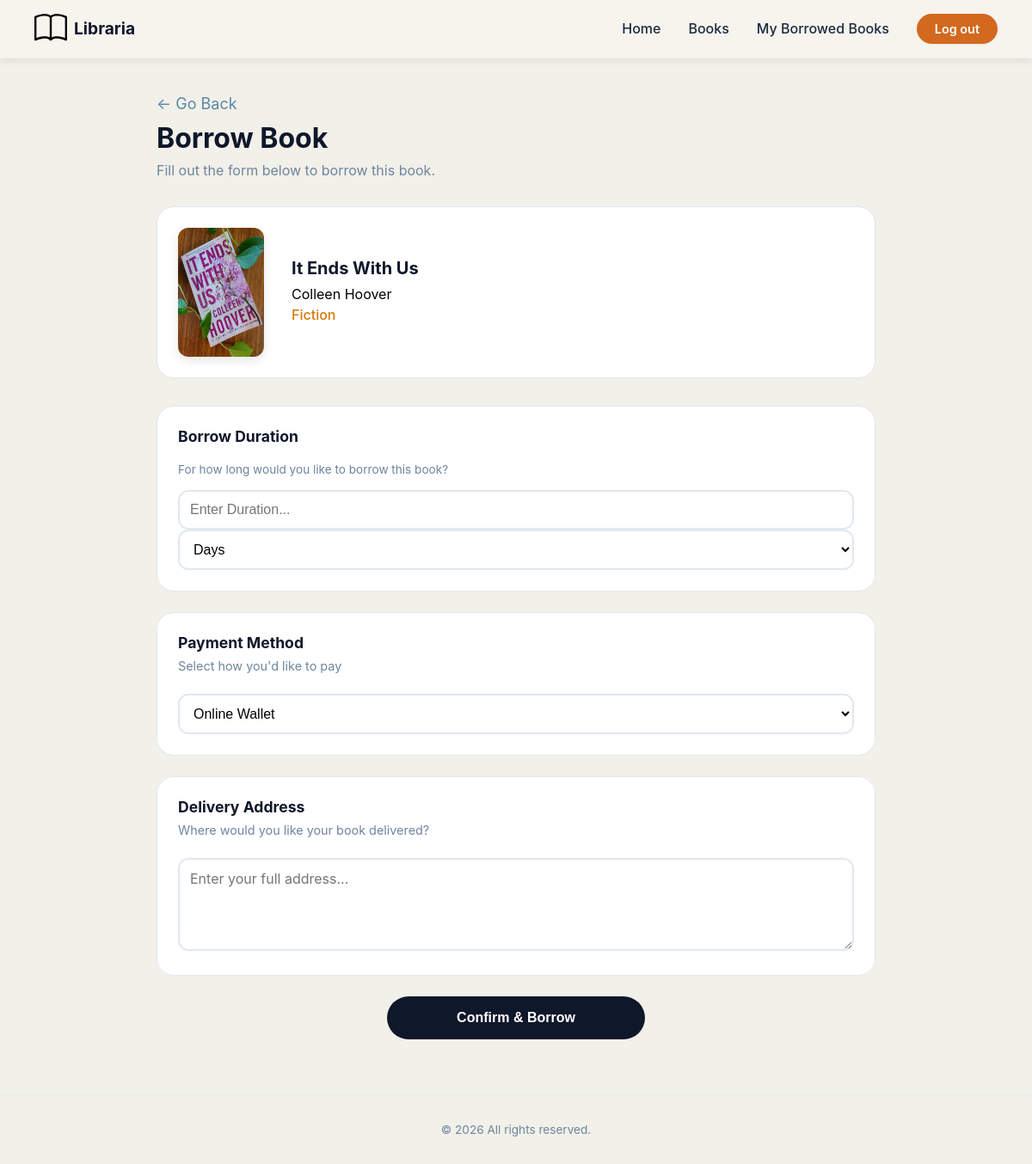
The page /borrow/2/ (signed in) on the database its author committed.
### library/models.py (models this page shows, shortened)
class Book(models.Model):
    CATEGORY_CHOICES = [
        ('romance', 'Romance'),
        ('science', 'Science'),
        ('fiction', 'Fiction'),
        ('nonfiction', 'Non-Fiction'),
        ('mystery', 'Mystery'),
        ('thriller', 'Thriller'),
        ('fantasy', 'Fantasy'),
        ('horror', 'Horror'),
        ('biography', 'Biography'),
        ('history', 'History'),
        ('poetry', 'Poetry'),
        ('selfhelp', 'Self-Help'),
        ('philosophy', 'Philosophy'),
        ('adventure', 'Adventure'),
        ('children', "Children's"),
        ('youngadult', 'Young Adult'),
        ('comics', 'Comics / Graphic Novels'),
        ('religion', 'Religion / Spirituality'),
        ('sciencefiction', 'Science Fiction'),
        ('travel', 'Travel'),
        ('cookbook', 'Cookbook'),
        ('art', 'Art / Photography'),
        ('health', 'Health / Fitness'),
    ]
    title = models.CharField(max_length = 255)
    author = models.CharField(max_length = 255)
    cover = models.ImageField(upload_to ='covers/', blank = True, null = True)
    category = models.CharField(max_length = 50, choices = CATEGORY_CHOICES)
    description = models.TextField()
    publisher = models.CharField(max_length = 255)
    publish_date = models.CharField(max_length = 10)
    pages = models.IntegerField()
    total_copies = models.IntegerField(default = 1)
    available_copies = models.IntegerField(default = 1)

### library/views.py (the view)
# urls.py: path('borrow/<int:book_id>/', views.borrow_book, name='borrow_book'),
@login_required
def borrow_book(request, book_id):
    book = get_object_or_404(Book, id=book_id)
    return render(request, 'BorrowPage.html', {'book': book})

### templates/BorrowPage.html (shortened to what this page needs)
{% load static %}
<!DOCTYPE html>
<html lang="en">
<head>
    <link rel="stylesheet" href="{% static 'css/Borrow_Page.css' %}">
</head>
<body>
    <header>
        <a href="{% url 'userpage' %}" class="logo">
            <img src="{% static 'Pics/book.svg' %}" alt="Weblogo">
            <span style="color: #0f172a;">Libraria</span>
        </a>
        <nav id="navbar">
            <a href="{% url 'userpage' %}">Home</a>
            <a href="{% url 'viewbooks' %}">Books</a>
            <a href="{% url 'borrowed_books' %}">My Borrowed Books</a>
            <a href="{% url 'logout' %}" class="button">Log out</a>
        </nav>
    </header>
    <main>
        <button onclick="history.back()"
                onmouseover="this.style.color='#004467';"
                style="background: none; border: none; color: #5a88a5; cursor: pointer; font-size: 18px; display: flex; align-items: center; gap: 8px; font-family: inherit; padding: 10px 0;">
            ← Go Back
        </button>
        <h1>Borrow Book</h1>
        <p>Fill out the form below to borrow this book.</p>
        <figure class="book-cover">
            {% if book.cover %}
                <img id="book-img" src="{{ book.cover.url }}" alt="{{ book.title }}" width="100" height="150">
            {% else %}
                <img id="book-img" src="{% static 'Pics/default-book.jpeg' %}" alt="{{ book.title }}" width="100" height="150">
            {% endif %}
            <figcaption class="book-details">
                <b id="book-title">{{ book.title }}</b>
                <p id="book-author">{{ book.author }}</p>
                <p id="book-category" style="color: #d97706;">{{ book.get_category_display }}</p>
            </figcaption>
        </figure>
        <form action="{% url 'borrow_book' book.id %}" method="POST">
            <section class="duration">
                <p><b><big>Borrow Duration</big></b></p>
                <p>For how long would you like to borrow this book?</p>
                <input type="number" id="duration" name="duration" min="1" step="1"
                       placeholder="Enter Duration..." required>
                <select id="duration-unit" name="duration_unit">
                    <option value="days" selected>Days</option>
                </select>
            </section>
            <section class="payment">
                <p><b><big>Payment Method</big></b></p>
                <p>Select how you'd like to pay</p>
                <select id="payment-method" name="payment_method" required>
                    <option value="online_wallet" selected>Online Wallet</option>
                </select>
            </section>
            <section class="delivery-add">
                <p><b><big>Delivery Address</big></b></p>
                <p>Where would you like your book delivered?</p>
                <textarea id="delivery-address" name="delivery_address"
                          placeholder="Enter your full address..."
                          cols="30" rows="4" required></textarea>
            </section>
            <section class="borrow-btn">
                <button type="submit">Confirm & Borrow</button>
            </section>
        </form>
    </main>
    <footer>
        <p>&copy; 2026 All rights reserved.</p>
    </footer>
</body>
</html>

### rows shown on the page
Book: cover (picture), title "It Ends With Us", author "Colleen Hoover", category "Fiction"
